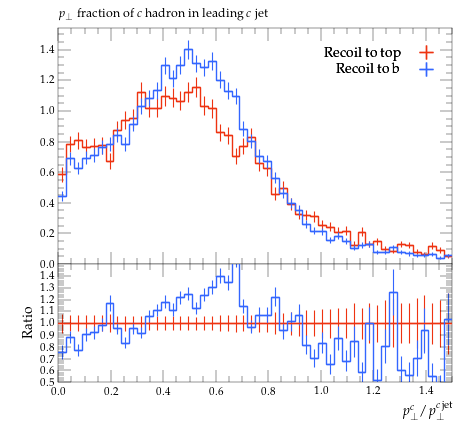

Generate this figure with Python:
#! /usr/bin/env python

# This Python script was auto-generated using YODA v2.0.2.
# Analysis object: /MC_HFJETS/ptfracC
# Timestamp: 30-07-2026 (13:09:52)

import matplotlib as mpl
import matplotlib.pyplot as plt
mpl.use('Agg') # comment out for interactive use
import os
import numpy as np

plotDir = os.path.split(os.path.realpath(__file__))[0]
if 'YODA_USER_PLOT_PATH' in globals():
    plot_outdir = globals()['YODA_USER_PLOT_PATH']
else:
    plot_outdir = plotDir

#plot style
plt.style.use(os.path.join(plotDir, '../default.mplstyle'))
# plot metadata
figW, figH = plt.rcParams['figure.figsize']
ax_xLabel = r'$p_\perp^c / p_\perp^{c\,\mathrm{jet}}$'
ax_yLabel = r''
ax_title  = r'$p_\perp$ fraction of $c$ hadron in leading $c$ jet'
ax_xScale = 'linear'
ax_yScale = 'linear'
xLims = (0.0, 1.5)
yLims = (0.0, 1.5425476)

# TeX-friendly labels for the legend
labels = {
    'legend' : ([ r"Recoil to top", r"Recoil to b" ], r""),
}

# Adjust canvas width and height
canvasW = 10.0
canvasH = 9.0
figW *= canvasW/10.
figH *= canvasH/9.

# Create figure and axis objects
fig, (ax, ratio0_ax) = plt.subplots(2, 1, sharex=True,
                  figsize=(figW,figH), gridspec_kw={'height_ratios': (6.0, 3.0)})

# Set figure margins
plt.subplots_adjust(
    left   = 1.0 * plt.rcParams['figure.subplot.left'],
    right  = 1.0 * plt.rcParams['figure.subplot.right'],
    top    = 1.0 * plt.rcParams['figure.subplot.top'],
    bottom = 1.0 * plt.rcParams['figure.subplot.bottom'])

ratio0_ax.yaxis.set_major_locator(mpl.ticker.MultipleLocator(0.1))
ratio0_ax.set_ylim(0.5, 1.4999)
ratio0_ax.set_ylabel('Ratio')

# the numerical data is stored in a separate file
dataf = dict()
prefix = os.path.split(__file__)[0]
if prefix:    prefix = prefix + '/'
exec(open(prefix+'ptfracC__data.py').read(), dataf)


legend_handles = dict() # keep track of handles for the legend

# style options for curves
# starts at zorder>=5 to draw curve on top of legend
styles = {
  'recoil_t': {
    'color' : '#EE3311',
    'linestyle' : '-',
    'linewidth' : 1,
    'marker' : 'none',
    'markersize' : 2,
    'capsize' : 0.0,
    'zorder' : 5,
    'histstyle' : 1,
    'drawstyle' : 'steps-pre',
    'xerrorbars' : 1,
    'yerrorbars' : 1,
    'fillcolor' : None,
    'fillopacity' : 1.0,
    'ratio0_linestyle' : '-',
    'ratio0_linewidth' : 1,
    'ratio0_marker' : 'none',
    'ratio0_markersize' : 2,
    'ratio0_capsize' : 0.0,
    'ratio0_zorder' : 5,
    'ratio0_histstyle' : 1,
    'ratio0_drawstyle' : 'steps-pre',
    'ratio0_xerrorbars' : 1,
    'ratio0_yerrorbars' : 1,
  },
  'recoil_b': {
    'color' : '#3366FF',
    'linestyle' : '-',
    'linewidth' : 1,
    'marker' : 'none',
    'markersize' : 2,
    'capsize' : 0.0,
    'zorder' : 6,
    'histstyle' : 1,
    'drawstyle' : 'steps-pre',
    'xerrorbars' : 1,
    'yerrorbars' : 1,
    'fillcolor' : None,
    'fillopacity' : 1.0,
    'ratio0_linestyle' : '-',
    'ratio0_linewidth' : 1,
    'ratio0_marker' : 'none',
    'ratio0_markersize' : 2,
    'ratio0_capsize' : 0.0,
    'ratio0_zorder' : 6,
    'ratio0_histstyle' : 1,
    'ratio0_drawstyle' : 'steps-pre',
    'ratio0_xerrorbars' : 1,
    'ratio0_yerrorbars' : 1,
  },
}

# curve from input yoda files in main panel
for label, yvals in dataf['yvals'].items():
    if all(np.isnan(v) for v in dataf['yvals'][label]):
        continue
    tmp = None
    if styles[label]['histstyle']: # draw as histogram
        xpos = dataf['xedges'][label] if styles[label]['drawstyle'] else dataf['xpoints'][label]
        ypos = np.insert(yvals, 0, yvals[0]) if styles[label]['drawstyle'] else yvals
        if styles[label]['fillcolor']: # fill area below curve
            ax.fill_between(xpos, ypos, step='pre',
                            color=styles[label]['fillcolor'],
                            alpha=styles[label]['fillopacity'])
        tmp, = ax.plot(xpos, ypos,
                       color=styles[label]['color'],
                       linestyle=styles[label]['linestyle'],
                       linewidth=styles[label]['linewidth'],
                       drawstyle=styles[label]['drawstyle'], solid_joinstyle='miter',
                       zorder=styles[label]['zorder'], label=label)
    tmp = ax.errorbar(dataf['xpoints'][label], yvals,
                      xerr=np.array(dataf['xerrs'][label])*styles[label]['xerrorbars'],
                      yerr=np.array(dataf['yerrs'][label])*styles[label]['yerrorbars'],
                      fmt=styles[label]['marker'], capsize=styles[label]['capsize'],
                      markersize=styles[label]['markersize'],
                      ecolor=styles[label]['color'],
                      color=styles[label]['color'], zorder=styles[label]['zorder'])
    tmp[-1][0].set_linestyle(styles[label]['linestyle'])
    tmp[-1][0].set_linewidth(styles[label]['linewidth'])
    if label in dataf['add_legend_handle']:  legend_handles[label] = tmp
    for varLabel in dataf['variation_yvals'].keys():
        if varLabel.startswith(label):
            tmp, = ax.plot(dataf['xedges'][label], dataf['variation_yvals'][varLabel],
                           color=styles[label]['color'],
                           linestyle=styles[label]['linestyle'],
                           linewidth=styles[label]['linewidth'],
                           drawstyle='steps-pre', solid_joinstyle='miter',
                           zorder=styles[label]['zorder'], alpha=0.5)


# plots on ratio panel
# curve from input yoda files in ratio panel
for label, yvals in dataf['ratio0_yvals'].items():
    if all(np.isnan(v) for v in yvals):
        continue
    if styles[label]['ratio0_histstyle']: # plot as histogram
        xpos = dataf['xedges']['recoil_t'] if styles[label]['ratio0_drawstyle'] else dataf['xpoints']['recoil_t']
        ypos = np.insert(yvals, 0, yvals[0]) if styles[label]['ratio0_drawstyle'] else yvals
        ratio0_ax.plot(xpos, ypos,
                       color=styles[label]['color'],
                       linewidth=styles[label]['linewidth'],
                       linestyle=styles[label]['ratio0_linestyle'],
                       drawstyle=styles[label]['ratio0_drawstyle'], zorder=styles[label]['zorder'],
                       solid_joinstyle='miter')
    tmp = ratio0_ax.errorbar(dataf['xpoints']['recoil_t'], yvals,
                             xerr=np.array(dataf['ref_xerrs'])*styles[label]['ratio0_xerrorbars'],
                             yerr=np.array(dataf['ratio0_yerrs'][label])*styles[label]['ratio0_yerrorbars'],
                             fmt=styles[label]['ratio0_marker'], capsize=styles[label]['ratio0_capsize'],
                             markersize=styles[label]['ratio0_markersize'],
                             ecolor=styles[label]['color'],
                             color=styles[label]['color'])
    tmp[-1][0].set_linestyle(styles[label]['ratio0_linestyle'])
    tmp[-1][0].set_linewidth(styles[label]['ratio0_linewidth'])

    for varlabel in dataf['ratio0_variation_vals'].keys():
        if varlabel.startswith(label):
            ratio0_ax.plot(dataf['xedges']['recoil_t'],
                            dataf['ratio0_variation_vals'][varlabel],
                            color=styles[label]['color'],
                            linestyle=styles[label]['linestyle'],
                            linewidth=styles[label]['linewidth'],
                            drawstyle='steps-pre', solid_joinstyle='miter',
                            zorder=1, alpha=0.5)

legend_items = list(legend_handles.values())
ax.add_artist(ax.legend(legend_items,
                        labels['legend'][0],
                        title=labels['legend'][1],
                        alignment='right',
                        loc='upper right',
                        bbox_to_anchor=(1.0, 0.97),markerfirst=False))

# set plot metadata as defined above
ratio0_ax.set_xlabel(ax_xLabel)
ratio0_ax.xaxis.set_label_coords(1., -0.15)
ax.set_ylabel(ax_yLabel, ha='right', va='top')
ax.yaxis.set_label_coords(-0.11, 1.0)
ax.set_title(ax_title, loc='left')
ax.set_xscale(ax_xScale)
ax.set_yscale(ax_yScale)
ax.set_xlim(xLims)
ax.set_ylim(yLims)

# tick formatting
plt.rcParams['xtick.top'] = True
plt.rcParams['ytick.right'] = True
fig.align_ylabels((ax, ratio0_ax))
plt.savefig(os.path.join(plot_outdir, 'ptfracC.pdf'), format='PDF')
plt.savefig(os.path.join(plot_outdir, 'ptfracC.png'), format='PNG')

plt.close(fig)
